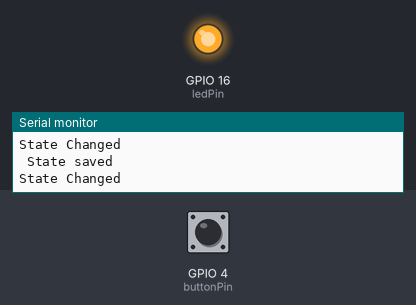
Simulated run of this sketch. Board: ESP32. Shown: output pins drawn as LEDs (lit = HIGH), the last lines printed to the serial monitor. Inputs (shaded band) come from the test bench; at power-on: GPIO 4 (buttonPin) LOW. EEPROM starts erased.

Above: at 1.2 s.
1.3 s: GPIO 4 (buttonPin) pulled HIGH for 0.15 s
At 1.8 s:
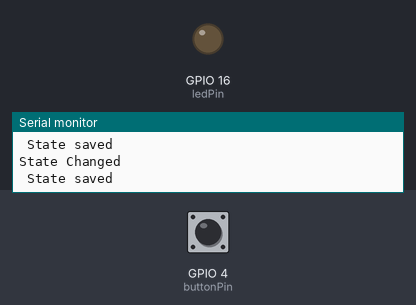
2.9 s: GPIO 4 (buttonPin) pulled HIGH for 1 s
At 4.1 s:
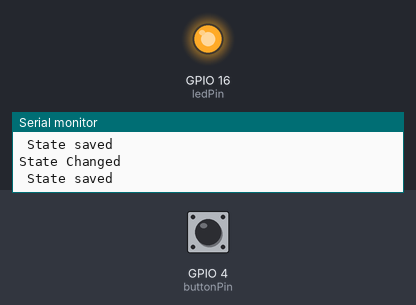
5.4 s: GPIO 4 (buttonPin) pulled HIGH for 3.2 s
At 6.0 s:
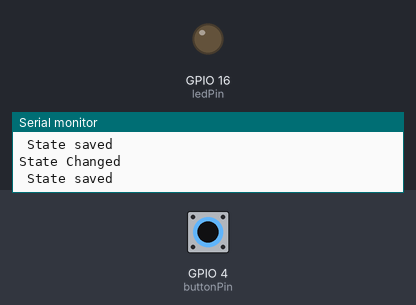
Timing chart, 0 to 8.4 s (numbered marks = the images above; inputs shaded):
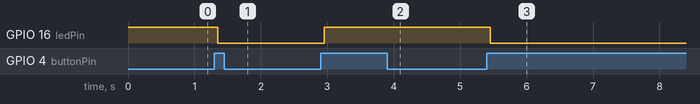

Measured:
- after the input at 1.3 s, GPIO 16 (ledPin): HIGH → LOW after 0.05 s
- after the input at 2.9 s, GPIO 16 (ledPin): LOW → HIGH after 0.05 s
- after the input at 5.4 s, GPIO 16 (ledPin): HIGH → LOW after 0.05 s

The sketch:

10_EEPROM.ino
```cpp
//program to save the last state of a button to flash memory---Saving Data to flash memory
#include<EEPROM.h>
#define EEPROM_SIZE 1 // Define the number of byte to access

const int buttonPin=4;
const int ledPin=16;

int ledState =HIGH;
int buttonState;
int lastButtonState =LOW;

unsigned long lastDebounceTime =0;
unsigned long debounceDelay =50;

void setup() {
  // put your setup code here, to run once:
    Serial.begin(115200);
     EEPROM.begin(EEPROM_SIZE);

     pinMode(buttonPin, INPUT);
     pinMode(ledPin,OUTPUT);

     ledState = EEPROM.read(0);
     digitalWrite(ledPin,ledState);
}

//Refer to Debounce Sketch
void loop() {
  // put your main code here, to run repeatedly:
  int reading = digitalRead(buttonPin);

    if(reading != lastButtonState){
      lastDebounceTime = millis();
    }
    if((millis()-lastDebounceTime)> debounceDelay){
      if(reading != buttonState){
        buttonState = reading;
        if(buttonState ==HIGH){
          ledState = ! ledState;
        }
      }
    }
    lastButtonState = reading;

    if (digitalRead(ledPin) != ledState){
      Serial.println("State Changed");
      digitalWrite(ledPin,ledState);
      EEPROM.write(0,ledState);
      EEPROM.commit();
      Serial.println(" State saved   ");
    }
}
```
